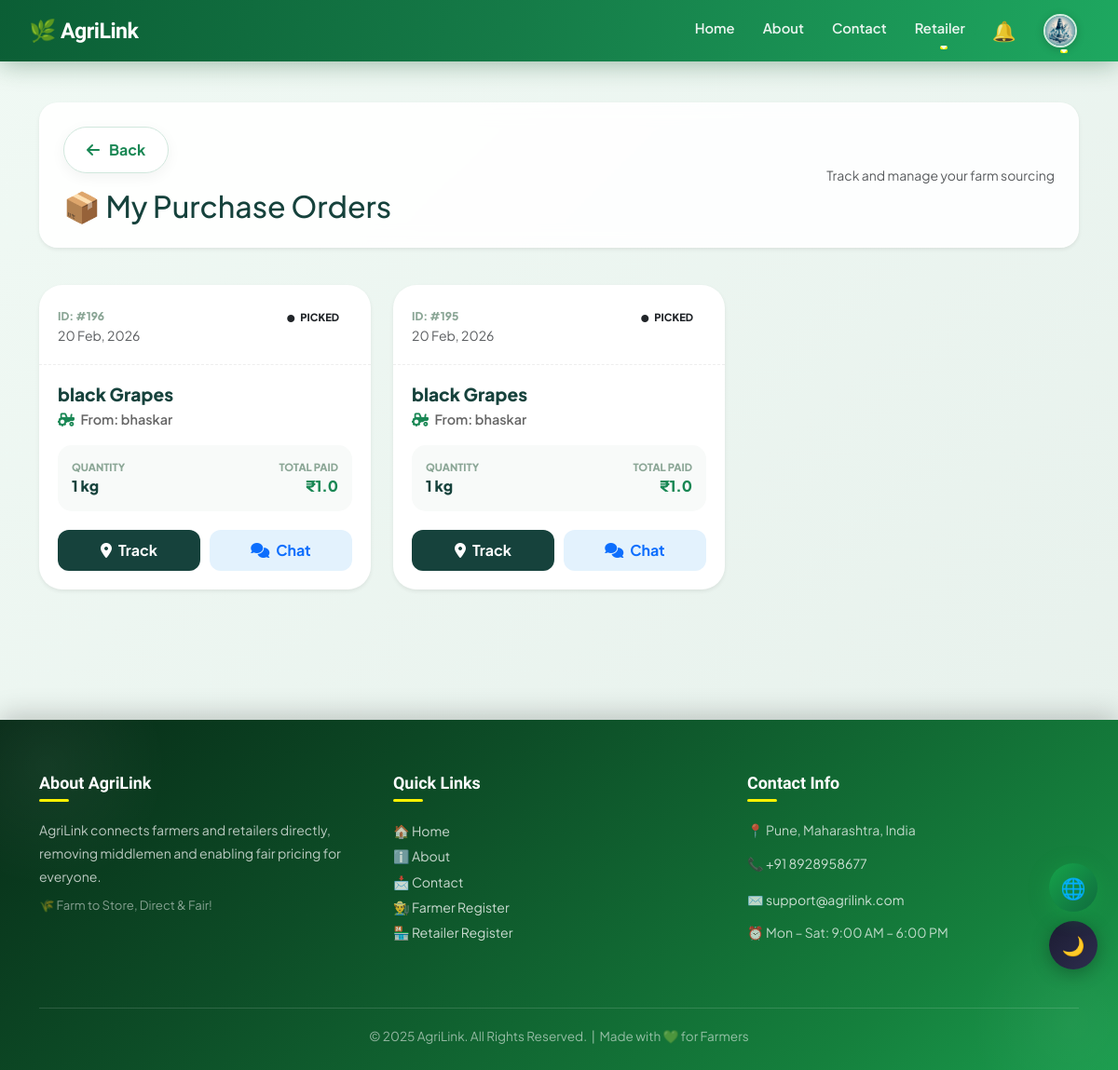
The app's page /retailer_products/ (signed in), older data.
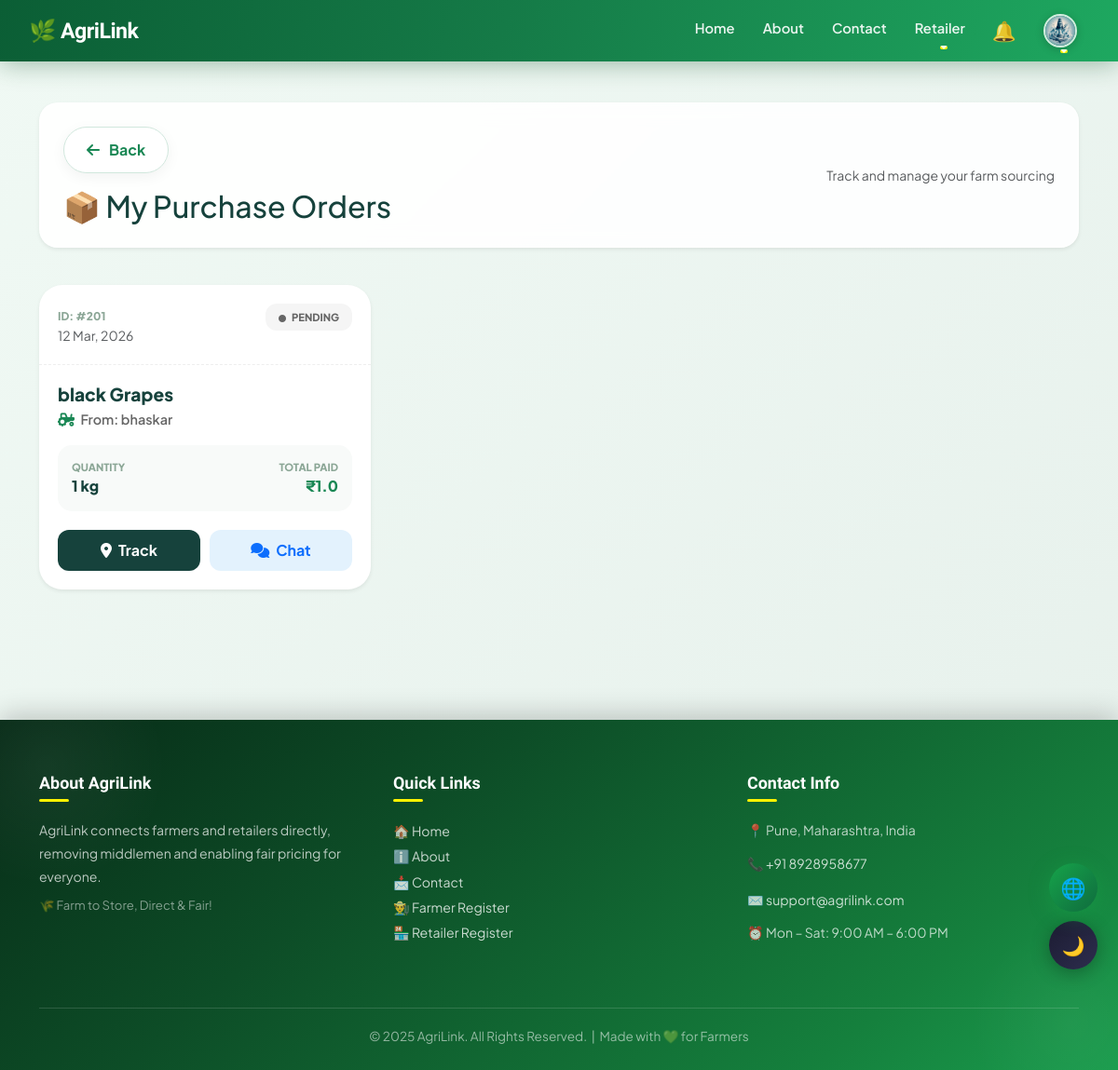
The same page, newer data.
### projectapp/models.py (models this page shows, shortened)
class Order(models.Model):
    STATUS_CHOICES = [
        ('Pending', 'Pending'),
        ('Accepted', 'Accepted'),
        ('Packed', 'Packed'),
        ('Dispatched', 'Dispatched'),
        ('Delivered', 'Delivered'),
        ('Paid', 'Paid'),
    ]
    product = models.ForeignKey('Product', on_delete=models.PROTECT, related_name='orders')
    farmer = models.ForeignKey('Farmer', on_delete=models.CASCADE, related_name='orders', default=1)
    retailer = models.ForeignKey('Retailer', on_delete=models.CASCADE, related_name='orders')
    quantity = models.IntegerField(default=1)
    order_date = models.DateTimeField(auto_now_add=True)
    status = models.CharField(max_length=30, choices=STATUS_CHOICES, default='Pending')
    address = models.TextField(blank=True, null=True)
    contact = models.CharField(max_length=20, blank=True, null=True)
    current_lat = models.FloatField(null=True, blank=True)
    current_lng = models.FloatField(null=True, blank=True)
    driver = models.ForeignKey('Driver', on_delete=models.SET_NULL, null=True, blank=True)
    total_amount = models.FloatField(default=0.0)
    farmer_paid = models.BooleanField(default=False)  # ✅ ADD THIS

class Product(models.Model):
    product = models.CharField(max_length=100)
    description = models.TextField()
    created_at = models.DateTimeField(default=timezone.now)
    price = models.FloatField()
    latitude = models.FloatField(null=True, blank=True)  # 🆕
    longitude = models.FloatField(null=True, blank=True)  # 🆕
    quantity = models.IntegerField()
    location = models.CharField(max_length=50)
    image = models.ImageField(upload_to='product_images/', blank=True, null=True)
    farmer = models.ForeignKey('Farmer', on_delete=models.CASCADE, related_name='products')

class Farmer(models.Model):
    name = models.CharField(max_length=100)
    email = models.EmailField()
    password = models.CharField(max_length=100)
    contact = models.CharField(max_length=20)
    address = models.TextField()
    gender = models.CharField(max_length=10)
    first_login = models.BooleanField(default=True)
    profile_image = models.ImageField(upload_to='profiles/', default='profiles/default.jpg')
    bank_account_number = models.CharField(max_length=20, blank=True, null=True)
    ifsc_code = models.CharField(max_length=15, blank=True, null=True)

### projectapp/views.py (the view)
# urls.py: path("retailer_products/", views.retailer_products, name="retailer_products"),
def retailer_products(request):
    if request.session.get("user_type") != "retailer":
        return redirect("retailer_login")
    retailer_name = request.session.get("name")
    retailer = get_object_or_404(Retailer, name=retailer_name)
    orders = Order.objects.filter(retailer=retailer).exclude(status="Delivered").order_by('-order_date')
    return render(request, "retailer_products.html", {"orders": orders})

### projectapp/context_processors.py (called while the page is built)
def navbar_notifications(request):
    user_type = request.session.get('user_type')
    name = request.session.get('name')
    notes = []
    if user_type == "farmer" and name:
        notes = Notification.objects.filter(receiver_farmer__name=name, is_read=False).order_by('-timestamp')
    elif user_type == "retailer" and name:
        notes = Notification.objects.filter(receiver_retailer__name=name, is_read=False).order_by('-timestamp')
    elif user_type == "driver" and name:
        notes = Notification.objects.filter(receiver_driver__name=name, is_read=False).order_by('-timestamp')
    return {'navbar_notes': notes, 'user_type': user_type}

### projectapp/templatetags/custom_filters.py (called while the page is built)
@register.filter
def mul(value, arg):
    try:
        return float(value) * float(arg)
    except:
        return 0

### projectapp/templates/retailer_products.html (shortened to what this page needs)
{% extends 'master.html' %}
{% load custom_filters %}
{% block body %}
<link rel="stylesheet" href="https://cdnjs.cloudflare.com/ajax/libs/font-awesome/6.4.0/css/all.min.css">
<div class="container main-wrapper">
    <div class="orders-header shadow-sm">
        <div>
            <a href="javascript:history.back()" class="btn-back-nav mb-2">
                <i class="fas fa-arrow-left"></i> Back
            </a>
            <h2 class="fw-800 mb-0 mt-2" style="color: var(--dark-green);">📦 My Purchase Orders</h2>
        </div>
        <div class="text-md-end">
            <p class="text-muted small mb-0">Track and manage your farm sourcing</p>
        </div>
    </div>
    <div class="row g-4">
        {% for order in orders %}
        <div class="col-lg-4 col-md-6">
            <div class="card order-card shadow-sm">
                <div class="card-top">
                    <div>
                        <span class="order-id">ID: #{{ order.id }}</span>
                        <p class="text-muted small mb-0">{{ order.order_date|date:"d M, Y" }}</p>
                    </div>
                    <span class="status-pill status-{{ order.status|lower }}">
                        <i class="fas fa-circle me-1" style="font-size: 0.5rem;"></i> {{ order.status }}
                    </span>
                </div>
                <div class="card-mid">
                    <h5 class="product-name">{{ order.product.product }}</h5>
                    <p class="farmer-name"><i class="fas fa-tractor me-1 text-success"></i> From: {{ order.farmer.name }}</p>
                    <div class="price-box">
                        <div>
                            <span class="price-label">QUANTITY</span>
                            <span class="price-val">{{ order.quantity }} kg</span>
                        </div>
                        <div class="text-end">
                            <span class="price-label">TOTAL PAID</span>
                            <span class="price-val text-success">₹{{ order.quantity|mul:order.product.price }}</span>
                        </div>
                    </div>
                </div>
                <div class="action-grid">
                    <a href="{% url 'track_order' order.id %}" class="btn-track">
                        <i class="fas fa-map-marker-alt me-1"></i> Track
                    </a>
                    <a href="{% url 'chat' order.id %}" class="btn-chat-custom">
                        <i class="fas fa-comments me-1"></i> Chat
                    </a>
                </div>
            </div>
        </div>
        {% endfor %}
    </div>
</div>
{% endblock %}

Row changes from the older to the newer data that the page shows:
no longer on this page (row edited): Order: id "196", order_date "20 Feb, 2026", status "PICKED", product.product "black Grapes", farmer.name "bhaskar", quantity "1", quantity|mul "1.0"
no longer on this page (row edited): Order: id "195", order_date "20 Feb, 2026", status "PICKED", product.product "black Grapes", farmer.name "bhaskar", quantity "1", quantity|mul "1.0"
added Order: id "201", order_date "12 Mar, 2026", status "PENDING", product.product "black Grapes", farmer.name "bhaskar", quantity "1", quantity|mul "1.0"
